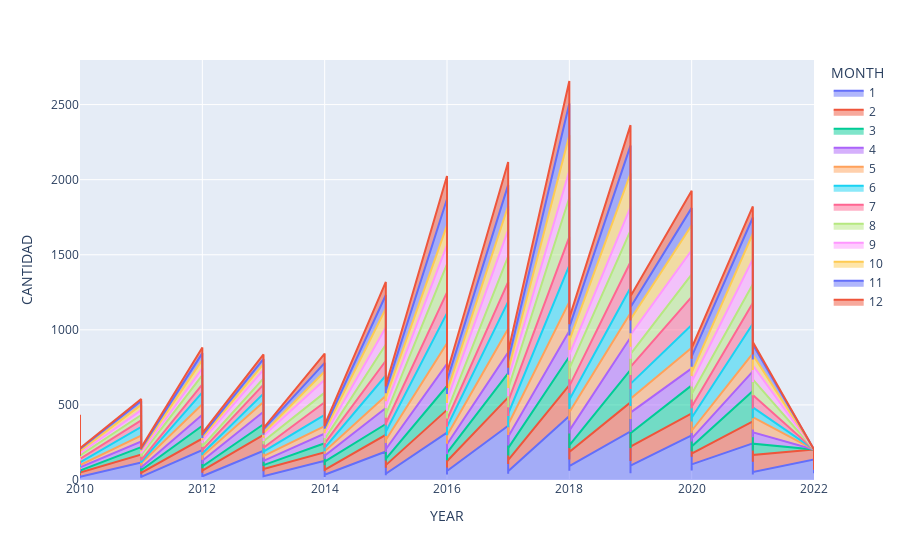

Write notebook code for a chart like this one.
### Code cell
df_time = pd.read_csv('df_time_all.csv')
df_time = df_time.drop(df_time.columns.to_list()[0],axis =1)
df_time['FECHA HECHO'] = pd.to_datetime(df_time['FECHA HECHO'])
#df_time = df_time.groupby(pd.Grouper(key = 'FECHA HECHO',freq='M')).sum().reset_index()


df_time['MONTH'] = df_time['FECHA HECHO'].dt.month
df_time['YEAR'] = df_time['FECHA HECHO'].dt.year


fig = px.area(df_time,x = 'YEAR', y ='CANTIDAD',color = 'MONTH')
fig

### Figure 1 — Plotly figure (JSON) as saved in the notebook; plotly's stock layout.template omitted (floating-point values rounded to 4 significant figures; data arrays with more than 128 entries replaced by an {"elided": "..."} marker saying what was removed)
{"data": [{"hovertemplate": "MONTH=1<br>YEAR=%{x}<br>CANTIDAD=%{y}<extra></extra>", "legendgroup": "1", "line": {"color": "#636efa"}, "marker": {"symbol": "circle"}, "mode": "lines", "name": "1", "orientation": "v", "showlegend": true, "stackgroup": "1", "type": "scatter", "x": {"elided": "403 int values"}, "xaxis": "x", "y": {"elided": "403 int values"}, "yaxis": "y"}, {"hovertemplate": "MONTH=2<br>YEAR=%{x}<br>CANTIDAD=%{y}<extra></extra>", "legendgroup": "2", "line": {"color": "#EF553B"}, "marker": {"symbol": "circle"}, "mode": "lines", "name": "2", "orientation": "v", "showlegend": true, "stackgroup": "1", "type": "scatter", "x": {"elided": "367 int values"}, "xaxis": "x", "y": {"elided": "367 int values"}, "yaxis": "y"}, {"hovertemplate": "MONTH=3<br>YEAR=%{x}<br>CANTIDAD=%{y}<extra></extra>", "legendgroup": "3", "line": {"color": "#00cc96"}, "marker": {"symbol": "circle"}, "mode": "lines", "name": "3", "orientation": "v", "showlegend": true, "stackgroup": "1", "type": "scatter", "x": {"elided": "372 int values"}, "xaxis": "x", "y": {"elided": "372 int values"}, "yaxis": "y"}, {"hovertemplate": "MONTH=4<br>YEAR=%{x}<br>CANTIDAD=%{y}<extra></extra>", "legendgroup": "4", "line": {"color": "#ab63fa"}, "marker": {"symbol": "circle"}, "mode": "lines", "name": "4", "orientation": "v", "showlegend": true, "stackgroup": "1", "type": "scatter", "x": {"elided": "360 int values"}, "xaxis": "x", "y": {"elided": "360 int values"}, "yaxis": "y"}, {"hovertemplate": "MONTH=5<br>YEAR=%{x}<br>CANTIDAD=%{y}<extra></extra>", "legendgroup": "5", "line": {"color": "#FFA15A"}, "marker": {"symbol": "circle"}, "mode": "lines", "name": "5", "orientation": "v", "showlegend": true, "stackgroup": "1", "type": "scatter", "x": {"elided": "372 int values"}, "xaxis": "x", "y": {"elided": "372 int values"}, "yaxis": "y"}, {"hovertemplate": "MONTH=6<br>YEAR=%{x}<br>CANTIDAD=%{y}<extra></extra>", "legendgroup": "6", "line": {"color": "#19d3f3"}, "marker": {"symbol": "circle"}, "mode": "lines", "name": "6", "orientation": "v", "showlegend": true, "stackgroup": "1", "type": "scatter", "x": {"elided": "360 int values"}, "xaxis": "x", "y": {"elided": "360 int values"}, "yaxis": "y"}, {"hovertemplate": "MONTH=7<br>YEAR=%{x}<br>CANTIDAD=%{y}<extra></extra>", "legendgroup": "7", "line": {"color": "#FF6692"}, "marker": {"symbol": "circle"}, "mode": "lines", "name": "7", "orientation": "v", "showlegend": true, "stackgroup": "1", "type": "scatter", "x": {"elided": "372 int values"}, "xaxis": "x", "y": {"elided": "372 int values"}, "yaxis": "y"}, {"hovertemplate": "MONTH=8<br>YEAR=%{x}<br>CANTIDAD=%{y}<extra></extra>", "legendgroup": "8", "line": {"color": "#B6E880"}, "marker": {"symbol": "circle"}, "mode": "lines", "name": "8", "orientation": "v", "showlegend": true, "stackgroup": "1", "type": "scatter", "x": {"elided": "372 int values"}, "xaxis": "x", "y": {"elided": "372 int values"}, "yaxis": "y"}, {"hovertemplate": "MONTH=9<br>YEAR=%{x}<br>CANTIDAD=%{y}<extra></extra>", "legendgroup": "9", "line": {"color": "#FF97FF"}, "marker": {"symbol": "circle"}, "mode": "lines", "name": "9", "orientation": "v", "showlegend": true, "stackgroup": "1", "type": "scatter", "x": {"elided": "360 int values"}, "xaxis": "x", "y": {"elided": "360 int values"}, "yaxis": "y"}, {"hovertemplate": "MONTH=10<br>YEAR=%{x}<br>CANTIDAD=%{y}<extra></extra>", "legendgroup": "10", "line": {"color": "#FECB52"}, "marker": {"symbol": "circle"}, "mode": "lines", "name": "10", "orientation": "v", "showlegend": true, "stackgroup": "1", "type": "scatter", "x": {"elided": "372 int values"}, "xaxis": "x", "y": {"elided": "372 int values"}, "yaxis": "y"}, {"hovertemplate": "MONTH=11<br>YEAR=%{x}<br>CANTIDAD=%{y}<extra></extra>", "legendgroup": "11", "line": {"color": "#636efa"}, "marker": {"symbol": "circle"}, "mode": "lines", "name": "11", "orientation": "v", "showlegend": true, "stackgroup": "1", "type": "scatter", "x": {"elided": "360 int values"}, "xaxis": "x", "y": {"elided": "360 int values"}, "yaxis": "y"}, {"hovertemplate": "MONTH=12<br>YEAR=%{x}<br>CANTIDAD=%{y}<extra></extra>", "legendgroup": "12", "line": {"color": "#EF553B"}, "marker": {"symbol": "circle"}, "mode": "lines", "name": "12", "orientation": "v", "showlegend": true, "stackgroup": "1", "type": "scatter", "x": {"elided": "372 int values"}, "xaxis": "x", "y": {"elided": "372 int values"}, "yaxis": "y"}], "layout": {"legend": {"title": {"text": "MONTH"}, "tracegroupgap": 0}, "margin": {"t": 60}, "xaxis": {"anchor": "y", "domain": [0, 1], "title": {"text": "YEAR"}}, "yaxis": {"anchor": "x", "domain": [0, 1], "title": {"text": "CANTIDAD"}}}}
